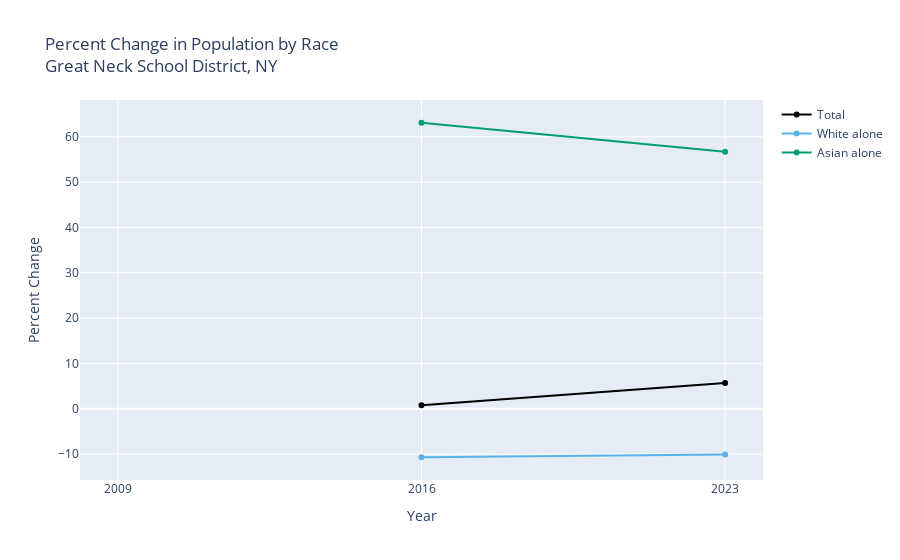

The cell this chart's notebook holds for it:
### Code cell
df_percent_change = pct_change_multiyear(df)
print(df_percent_change)

graph_multiyear(
    df=df_percent_change,
    title="Percent Change in Population by Race<br>Great Neck School District, NY",
    yaxis_title="Percent Change",
    y_cols=["Total", "White alone", "Asian alone"],
)

### Figure 1 — Plotly figure (JSON) as saved in the notebook; plotly's stock layout.template omitted (floating-point values rounded to 4 significant figures)
{"data": [{"hovertemplate": "Year: %{x}<br>Total: %{y:,}<extra></extra>", "line": {"color": "black"}, "mode": "lines+markers", "name": "Total", "type": "scatter", "x": [2009, 2016, 2023], "y": [null, 0.8, 5.7]}, {"hovertemplate": "Year: %{x}<br>White alone: %{y:,}<extra></extra>", "line": {"color": "#56B4E9"}, "mode": "lines+markers", "name": "White alone", "type": "scatter", "x": [2009, 2016, 2023], "y": [null, -10.7, -10.1]}, {"hovertemplate": "Year: %{x}<br>Asian alone: %{y:,}<extra></extra>", "line": {"color": "#009E73"}, "mode": "lines+markers", "name": "Asian alone", "type": "scatter", "x": [2009, 2016, 2023], "y": [null, 63.1, 56.7]}], "layout": {"title": {"text": "Percent Change in Population by Race<br>Great Neck School District, NY"}, "xaxis": {"tickmode": "array", "ticktext": ["2009", "2016", "2023"], "tickvals": [2009, 2016, 2023], "title": {"text": "Year"}}, "yaxis": {"title": {"text": "Percent Change"}}}}
